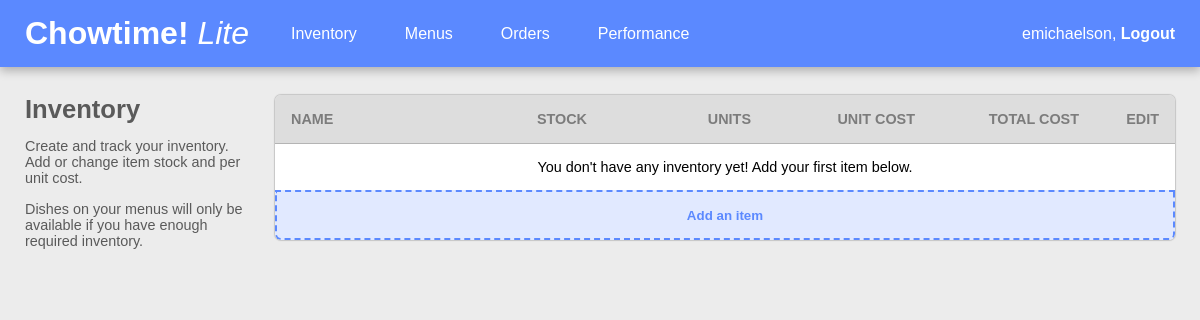
The app's page /inventory/ (signed in), older data.
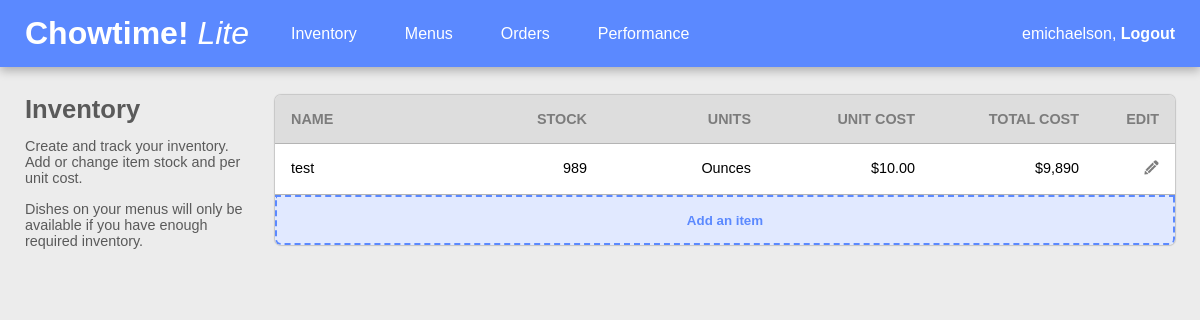
The same page, newer data.
### inventory/models.py (models this page shows, shortened)
class Ingredient(models.Model):
    GR = 'Grams'
    OZ = 'Ounces'
    PC = 'Pieces'
    KG = 'Kilograms'
    FLOZ = 'Fluid Ounces'
    ML = 'Milliliters'
    L = 'Liters'
    LF = 'Loafs'
    CP = 'Cups'
    BL = 'Bottles'
    UNIT_CHOICES = [
        ('Grams', GR),
        ('Ounces', OZ),
        ('Pieces', PC),
        ('Kilograms', KG),
        ('Fluid Ounces', FLOZ),
        ('Milliliters', ML),
        ('Liters', L),
        ('Loafs', LF),
        ('Cups', CP),
        ('Bottles', BL),
    ]
    '''
    users:
    - on_delete=models.SET_NULL so if the user is deleted, the ingredient model instances aren't deleted as well
    - null=True since we already have database data and we couldn't migrate without having to add a default
    '''
    user = models.ForeignKey(User, on_delete=models.SET_NULL, null=True, blank=True)
    name = models.CharField(max_length=200)
    unitType = models.CharField(max_length=200, choices=UNIT_CHOICES, verbose_name='Unit')
    unitCost = models.DecimalField(max_digits=10, decimal_places=2, verbose_name='Unit Cost')
    inventoryQuantity = models.IntegerField(default=0, verbose_name='Quantity')
    def totalCost(self):
        result = self.inventoryQuantity * self.unitCost
        return "${:,.0f}".format(result)

### inventory/views.py (the view)
# urls.py: path('inventory/', views.InventoryList, name='inventorylist'),
@login_required(login_url='login')
def InventoryList(request):
    user = request.user
    inventory = Ingredient.objects.filter(user=user)
    count = 0
    for k in inventory:
        count += 1
    context = {'inventory': inventory, 'count': count}
    return render(request, 'inventory/inventoryList.html', context)

### inventory/templates/inventory/inventoryList.html (shortened to what this page needs)
{% extends 'inventory/header.html' %}
{% load static %}
{% load humanize %}
{% block content %}
<div class="main-container">
    <div class="left-side">
        <div class="main-title">Inventory</div>
        <div class="main-title-subtext">
            <p>Create and track your inventory. Add or change item stock and per unit cost.</p>
            <p>Dishes on your menus will only be available if you have enough required inventory.</p>
        </div>
    </div>
    <div class="right-side">
        <div class="inventory-table-grid">
            <div class="inventory-table-header-cell col-1 first-col">Name</div>
            <div class="inventory-table-header-cell col-2">Stock</div>
            <div class="inventory-table-header-cell col-3">Units</div>
            <div class="inventory-table-header-cell col-4">Unit Cost</div>
            <div class="inventory-table-header-cell col-5">Total Cost</div>
            <div class="inventory-table-header-cell col-6 last-col">Edit</div>
            {% if count == 0 %}
                <div class="inventory-placeholder-text">You don't have any inventory yet! Add your first item below.</div>
            {% else %}
                {% for item in inventory %}
                    <div class="inventory-table-row-cell col-1 first-col">{{item.name}}</div>
                    <div class="inventory-table-row-cell col-2">{{item.inventoryQuantity|intcomma}}</div>
                    <div class="inventory-table-row-cell col-3">{{item.unitType}}</div>
                    <div class="inventory-table-row-cell col-4">${{item.unitCost|intcomma}}</div>
                    <div class="inventory-table-row-cell col-5">{{item.totalCost}}</div>
                    <div class="inventory-table-row-cell col-6 last-col"><a href="{% url 'inventoryupdate' item.id %}"><img class="edit-icon" src="{% static 'inventory/edit-icon.png' %}"></a></div>
                {% endfor %}
            {% endif %}
            <button class="btn-add-inventory" onclick="location.href='{% url 'inventorycreate' %}'">Add an item</button>
        </div>
    </div>
</div>
{% endblock %}

Row changes from the older to the newer data that the page shows:
added Ingredient: name "test", inventoryQuantity "989", unitType "Ounces", unitCost "10.00", totalCost "$9,890"
Text that changed along with them:
text no longer shown: "You don't have any inventory yet! Add your first item below."
